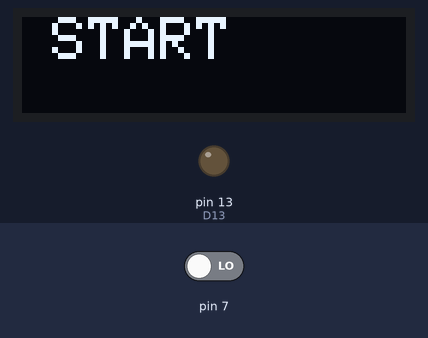
Simulated run of this sketch. Board: Arduino Uno, built with avr-gcc and run on an emulated ATmega328P. On the bench: 128×32 one-colour display, output pins drawn as LEDs (lit = HIGH). Inputs (shaded band) come from the test bench; at power-on: pin 7 LOW.

Above: at 1.3 s.
1.4 s: pin 7 driven HIGH
At 2.4 s:
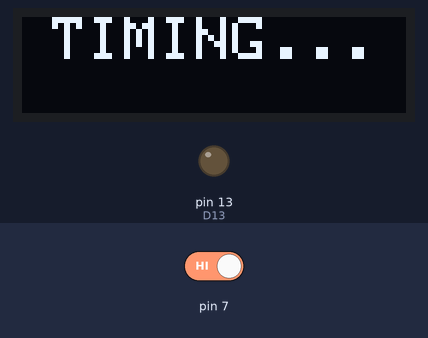
2.9 s: pin 7 driven LOW
At 3.5 s:
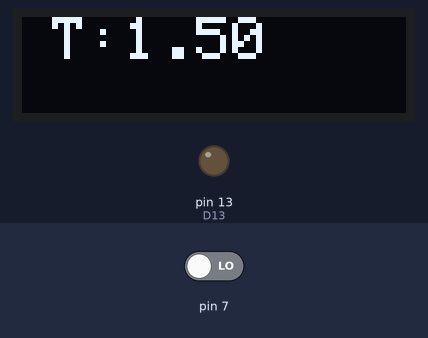
Timing chart, 0 to 5.9 s (numbered marks = the images above; inputs shaded):
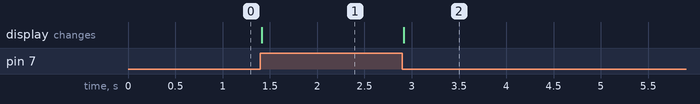

Measured:
- after the input at 1.4 s, the display: changes at once (image 1)
- after the input at 2.9 s, the display: changes at once (image 2)

The sketch:

timerwitholed.ino
```cpp
#include <SPI.h>
#include <Wire.h>
#include <Adafruit_GFX.h>
#include <Adafruit_SSD1306.h>

#define SCREEN_WIDTH 128 // OLED display width, in pixels
#define SCREEN_HEIGHT 32 // OLED display height, in pixels

// Declaration for an SSD1306 display connected to I2C (SDA, SCL pins)
#define OLED_RESET     4 // Reset pin # (or -1 if sharing Arduino reset pin)
Adafruit_SSD1306 display(SCREEN_WIDTH, SCREEN_HEIGHT, &Wire, OLED_RESET);

#define NUMFLAKES     10 // Number of snowflakes in the animation example

#define LOGO_HEIGHT   16
#define LOGO_WIDTH    16
const int D13 = 13;
boolean wasoff = true;
double t0 = 0;
double timer = 0;
static const unsigned char PROGMEM logo_bmp[] =
{ B00000000, B11000000,
  B00000001, B11000000,
  B00000001, B11000000,
  B00000011, B11100000,
  B11110011, B11100000,
  B11111110, B11111000,
  B01111110, B11111111,
  B00110011, B10011111,
  B00011111, B11111100,
  B00001101, B01110000,
  B00011011, B10100000,
  B00111111, B11100000,
  B00111111, B11110000,
  B01111100, B11110000,
  B01110000, B01110000,
  B00000000, B00110000 };

void setup() {
  Serial.begin(9600);
  // put your setup code here, to run once:
  pinMode(D13, OUTPUT);
  pinMode(7,INPUT);
//  pinMode(9,OUTPUT);
//  digitalWrite(9,LOW);

  // SSD1306_SWITCHCAPVCC = generate display voltage from 3.3V internally
  if(!display.begin(SSD1306_SWITCHCAPVCC, 0x3C)) { // Address 0x3C for 128x32
    Serial.println(F("SSD1306 allocation failed"));
    for(;;); // Don't proceed, loop forever
  }
  display.clearDisplay();
  display.setTextSize(2); // Draw 2X-scale text
  display.setTextColor(WHITE);
  display.setCursor(10, 0);
  display.println(F("START"));
  display.display();      // Show initial text
  delay(100);

}

void loop() {
  // put your main code here, to run repeatedly

  if (digitalRead(7) == HIGH) {
    if (wasoff == true) {
      // start timer
      t0 = millis();
      display.clearDisplay();
      display.setTextSize(2); // Draw 2X-scale text
      display.setTextColor(WHITE);
      display.setCursor(10, 0);
      display.println(F("TIMING..."));
      display.display();      // Show initial text
      wasoff = false;
    }
  }
  else {
    if (wasoff == false) {
      // stop timer
      timer = millis() - t0;
      t0 = timer;
      // display timer here
      display.clearDisplay();
      display.setTextSize(2); // Draw 2X-scale text
      display.setTextColor(WHITE);
      display.setCursor(10, 0);
      display.print(F("T:"));
      display.println((timer/1000));
      display.display();      // Show initial text
      wasoff = true;
      timer = 0;
    }
  }
}
```
